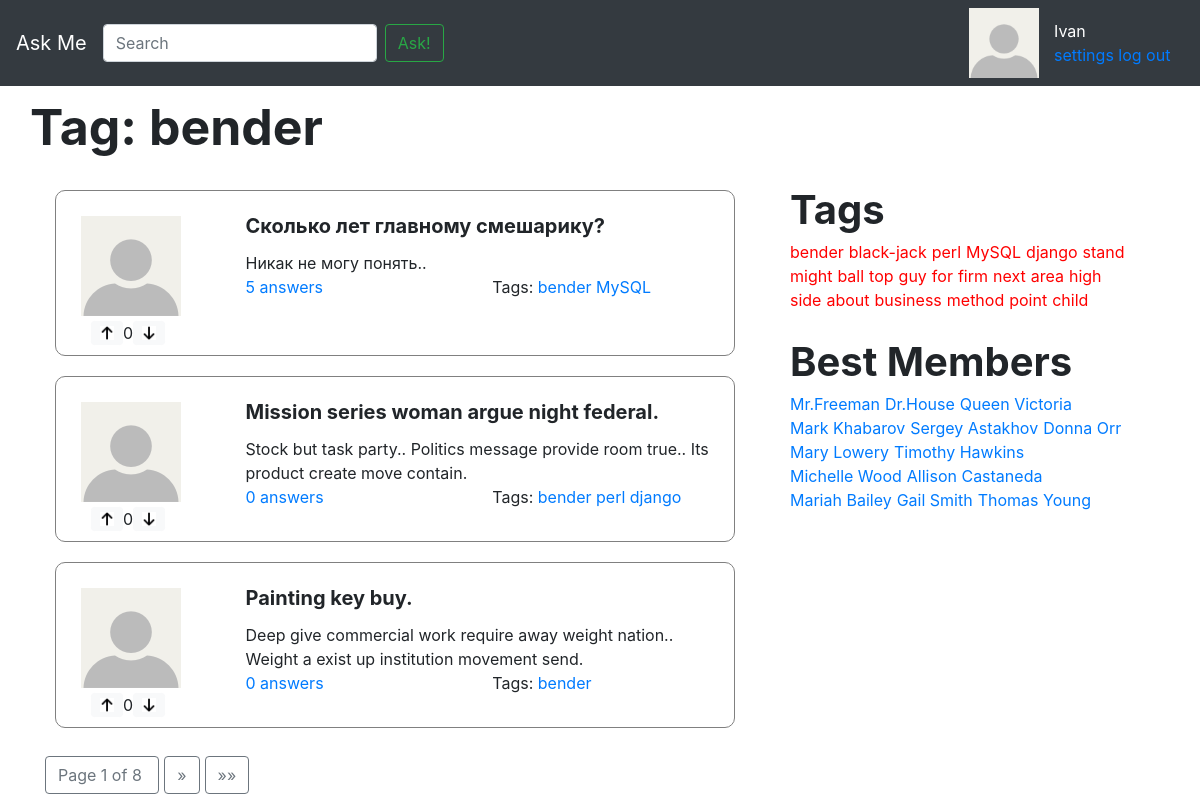
Screenshot of /tag/bender/ with the database file from the repository.
### app/models.py (models this page shows, shortened)
class Tag(models.Model):
	name = models.CharField(max_length = 256, unique = True, verbose_name = 'Название тэга')
	objects = TagManager()
	def __str__(self):
		return self.name
	class Meta:
		verbose_name = 'Тэг'
		verbose_name_plural = 'Тэги'

class Question(models.Model):
	title = models.CharField(max_length = 256, verbose_name = 'Заголовок')
	text = models.TextField(verbose_name = 'Текст')
	date_create = models.DateTimeField(auto_now_add=True, verbose_name = 'Дата создания')
	author = models.ForeignKey('User', on_delete = models.CASCADE, verbose_name = 'Автор')
	tags = models.ManyToManyField('Tag', verbose_name = 'Тэги')
	marks = GenericRelation(Mark)
	objects = QuestionManager()
	def count_answers(self):
		return Answer.objects.question_answers(self.pk).count()
	class Meta:
		verbose_name = 'Вопрос'
		verbose_name_plural = 'Вопросы'

class User(models.Model):
	author = models.OneToOneField('Profile', on_delete=models.CASCADE)
	objects = UserManager()
	def __str__(self):
		return self.author.user_name
	class Meta:
		verbose_name = 'Пользователь'
		verbose_name_plural = 'Пользователи'

class Profile(models.Model):
	user_name = models.CharField(max_length = 256, verbose_name = 'Имя в системе')
	email = models.EmailField(verbose_name = 'E-mail', default = 'default@def.com', blank = True)
	image = models.ImageField(upload_to='static/img/', default = '111.jpg', blank = True)
	class Meta:
		verbose_name = 'Профиль'
		verbose_name_plural = 'Профили'

### app/views.py (the view)
# urls.py: path('tag/<str:tag>/', views.tag_questions, name='tag'),
def tag_questions(request, tag):
	questions_for_this_tag = Question.objects.questions_by_tag(tag)
	page_obj = paginate(request, questions_for_this_tag)
	return render(request, 'tag_questions.html', {
        'page_obj': page_obj,
        'tag': tag,
    })

### app/models.py (called while the page is built)
	def get_all_users(self):
		return self.all()

	def count_rating(self):
		return self.filter(mark_type = Mark.MarkType.LIKE).count() - self.filter(mark_type = Mark.MarkType.DISLIKE).count()

	def questions_by_tag(self, tag):
		return self.filter(tags__name = tag)

	def question_answers(self, question_id):
		return self.filter(question__id = question_id).order_by('-date_create')

	def get_all_tags(self):
		return self.all()

### app/views.py (called while the page is built)
def paginate(request, object_list, per_page=3):
    paginator = Paginator(object_list, per_page)
    page_number = request.GET.get('page')
    page_obj = paginator.get_page(page_number)
    return page_obj

### askme/context_processors.py (called while the page is built)
def tags(arg):
	tags = Tag.objects.get_all_tags()
	return { 'tags': tags }

def best_members(arg):
	best_members = User.objects.get_all_users()
	return { 'members': best_members }

### templates/tag_questions.html
{% extends 'inc/base.html' %}
{% load static %}
{% block header %}
    <span id="page_header">Tag: <span>{{ tag }}</span></span>
{% endblock header %}
{% block content %}
    {% for question in page_obj %}
        {% include 'inc/one_question.html' %}
    {% endfor %}
{% endblock content %}
{% block right %}
    {% include 'inc/tags_section.html' %}
{% endblock right %}

### templates/inc/one_question.html
{% load static %}
<div class="row question-box">
	<div class="col-3 question_box_left">
		<div class="row">
			<img src="../../static/img/{{ question.author.author.image }}" alt="My image" class="question-img">
		</div>
		<div class="row like_widget">
			<img class="btn btn-primary btn-sm btn-light" src="{% static 'img/like.jpg' %}" height="24">
            <div class="bd-highlight like-status"> {{ question.marks.count_rating }} </div>
            <img class="btn btn-primary btn-sm btn-light" src="{% static 'img/dislike.jpg' %}" height="24">
		</div>
	</div>
	<div class="col-9">
		<div class="question_box_right">
			<div class="question-title">{{ question.title }}</div>
			<div class="question-text">{{ question.text }}</div>
			<div class="row">
				<div class="col">
					<a class="ans_tag" href="{% url 'question_answers' question.id  %}">{{ question.count_answers }} answers</a>
				</div>
				<div class="col">
					<span class="ans_tag">Tags:</span>
					{% for tag in question.tags.get_all_tags %}
            			<a class="ans_tag" href="{% url 'tag' tag  %}">{{ tag }}</a>
        			{% endfor %}
				</div>
			</div>
		</div>
	</div>
</div>

### templates/inc/tags_section.html
<div>
    <div class="row">
        <span class="row tags_header">Tags</span>
    </div>
    <div class="row link_tags">
        {% for tag in tags %}
            <a class="sample_tag lang_tag" href="{% url 'tag' tag  %}">{{ tag }}</a>
        {% endfor %}
    </div>
</div>
<div>
    <div class="row">
        <span class="row tags_header">Best Members</span>
    </div>
    <div class="row link_tags">
        {% for member in members %}
            <a class="sample_tag" href="">{{ member }}</a>
        {% endfor %}
    </div>
</div>

### static/css/sticky-footer.css (style rules this page uses)
html { position: relative; min-height: 100%; }
body { margin-bottom: 60px; }

### static/css/container.css (style rules this page uses)
.question-box { border: 1px solid gray; padding: 10px; margin: 10px; border-radius: 10px; margin-bottom: 20px; }
.like_widget { margin-left: 10px; margin-top: 5px; }
#page_header { font-size: 50px; font-weight: bold; margin-bottom: 15px; }
.question-text { margin-top: 10px; }
.question-img { margin-left: 15px; margin-top: 15px; max-width: 150px; padding: 0px; }
.question-title { font-size: 20px; font-weight: bold; }
.tags_header { font-size: 40px; font-weight: bold; margin-left: 0px; }
.link_tags { margin-right: 25px; margin-bottom: 20px; }
.sample_tag { margin-right: 5px; }
.lang_tag { color: red; }
.question_box_right { margin-top: 10px; }

### rows the page displays
Tag: name "bender"
Question: author.author.image (picture), marks.count_rating "0", title "Сколько лет главному смешарику?", text "Никак не могу понять..", count_answers "5"
Tag: name "MySQL"
Question: author.author.image (picture), marks.count_rating "0", title "Mission series woman argue night federal.", text "Stock but task party.. Politics message provide room true.. Its product create move contain.", count_answers "0"
Tag: name "perl"
Tag: name "django"
Question: author.author.image (picture), marks.count_rating "0", title "Painting key buy.", text "Deep give commercial work require away weight nation.. Weight a exist up institution movement send.", count_answers "0"
Tag: name "black-jack"
Tag: name "stand"
Tag: name "might"
Tag: name "ball"
Tag: name "top"
Tag: name "guy"
Tag: name "for"
Tag: name "firm"
Tag: name "next"
Tag: name "area"
Tag: name "high"
Tag: name "side"
Tag: name "about"
Tag: name "business"
Tag: name "method"
Tag: name "point"
Tag: name "child"
User: author.user_name "Mr.Freeman"
User: author.user_name "Dr.House"
User: author.user_name "Queen Victoria"
User: author.user_name "Mark Khabarov"
User: author.user_name "Sergey Astakhov"
User: author.user_name "Donna Orr"
User: author.user_name "Mary Lowery"
User: author.user_name "Timothy Hawkins"
User: author.user_name "Michelle Wood"
User: author.user_name "Allison Castaneda"
User: author.user_name "Mariah Bailey"
User: author.user_name "Gail Smith"
User: author.user_name "Thomas Young"

### other values shown
{{ page_obj.number }} "1"
{{ page_obj.paginator.num_pages }} "8"
